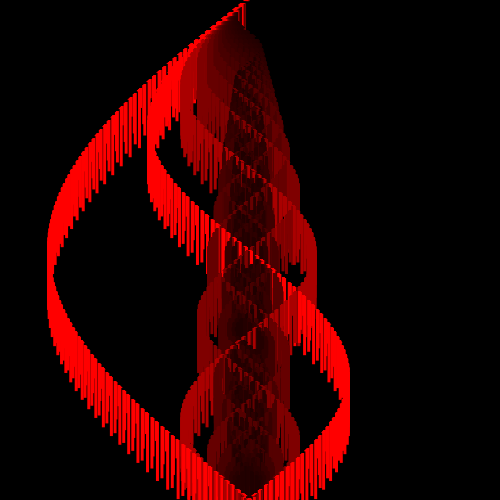
Frame 1 (no input)
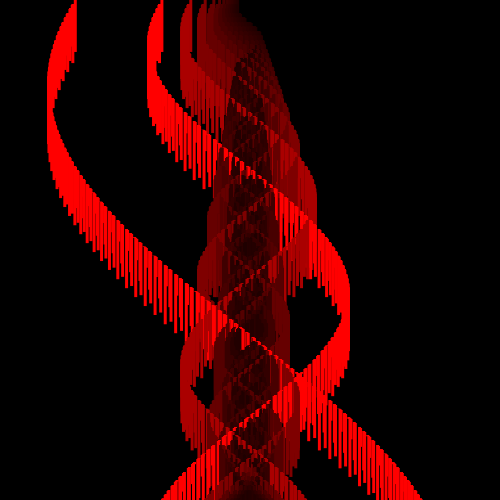
Frame 60 (the mouse pressed at the canvas centre just before this capture)
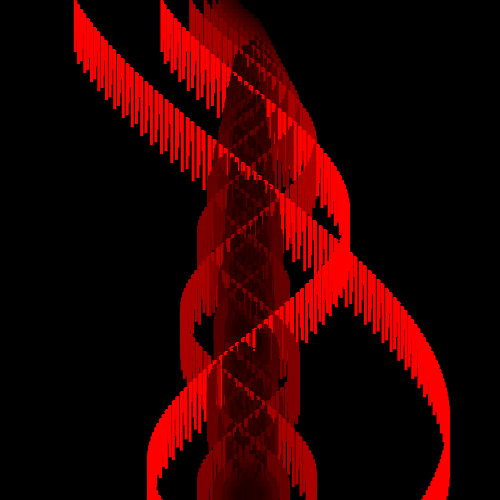
Frame 120 (the mouse held since frame 60 and released just before this capture)

The Processing sketch that drew these frames (run headless with seeded random() and noise(); from frame 60 on, the mouse is pressed at the canvas centre):

// Processing sketch: Flamish
// ── Flamish.pde
int NOTCH_HEIGHT = 10;
float MAGNITUDE = 100;

float noiseOffset = 0;

void setup() {
  size(500, 500);
  smooth(8);
  fill(255);
  noStroke();
}

void draw() {
  pushMatrix();

  translate(width/2, height/2);
  rotate(HALF_PI);
  translate(-width/2, -height/2);
  translate(0, height/2);
  background(0);

  //drawAxis();

  float y;
  float x_0;

  for (int x=0; x < width; x++) {
    for (float factor = 8; factor >= .5; factor -= .5) {
      x_0 = map(x, 0, width, 0, TWO_PI);
      fill(255/factor, 0, 0);
      y = sin((x_0 * factor) + radians(frameCount)) * (MAGNITUDE / factor);
//      if ((x + 2 * frameCount) % 120 > 60) {
        float h = sin(radians(x*100000+frameCount)) * 60;
        h = max(h, 0);
        rect(x, y, h, 3);
        noiseOffset += .01;
//      }
    }
  }
  popMatrix();
}

void drawAxis() {
  pushStyle();
  stroke(255); 
  line(0, 0, width, 0); // x-axis
  for (float x_notch = 0; x_notch <= width; x_notch += width/4) {
    line(x_notch, NOTCH_HEIGHT, x_notch, -NOTCH_HEIGHT);
  }
  popStyle();
}
